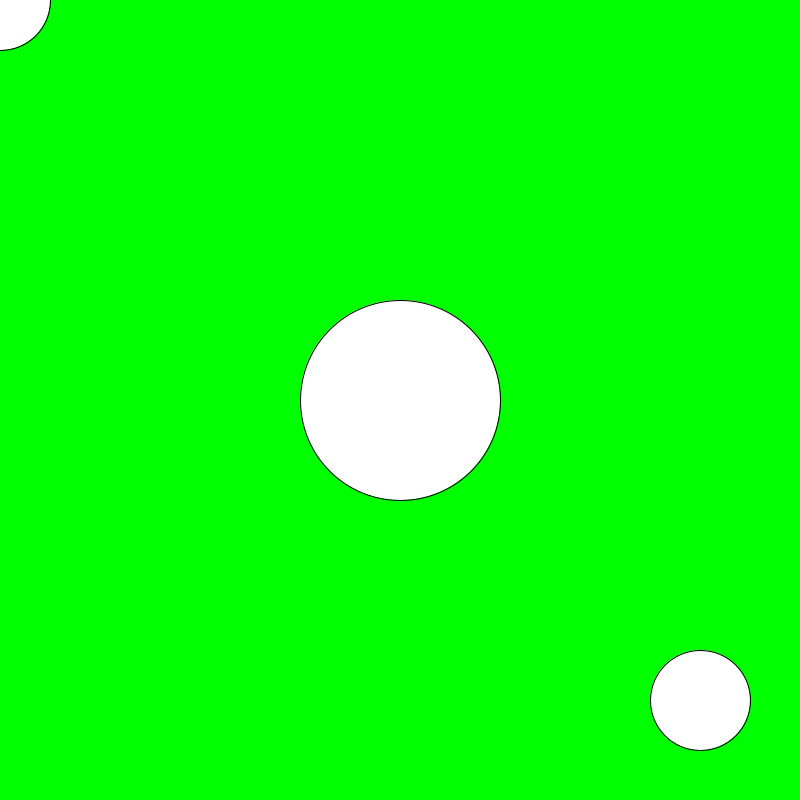
Frame 1 (no input)
Frame 60 (the mouse pressed at the canvas centre just before this capture): identical to frame 1, image omitted
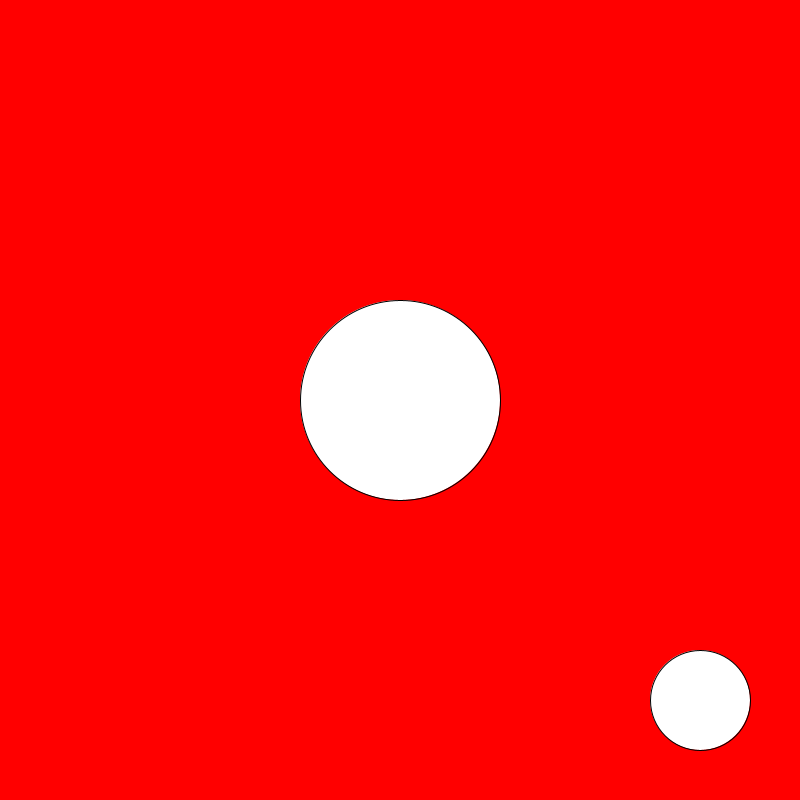
Frame 120 (the mouse held since frame 60 and released just before this capture)

The Processing sketch that drew these frames (run headless with seeded random() and noise(); from frame 60 on, the mouse is pressed at the canvas centre):

// Processing sketch: sketch_8_Circle_Collision_Detection
// ── sketch_8_Circle_Collision_Detection.pde
float ballTwoX = 700; // creats all the variables
float ballTwoY = 700;
float ballThreeX = 400;
float ballThreeY = 400;
float ballOneDiameter = 100;
float ballTwoDiameter = 100;
float ballThreeDiameter = 200;
float distance12;
float distance13;
float distance23;
boolean collision = false;
void setup() {
  size(800, 800);
}

void draw() {
    if (collision == false) { // changes the background if there is a collision
    background(0, 255, 0);
  }
  if (collision == true) {
    background(255, 0, 0);
  }

  distance12 = dist(mouseX, mouseY, ballTwoX, ballTwoY); // measures the distance between each of the circles
  distance13 = dist(mouseX, mouseY, ballThreeX, ballThreeY);
  distance23 = dist(ballTwoX, ballTwoY, ballThreeX, ballThreeY);

  if ((ballOneDiameter + ballTwoDiameter)/2 >= distance12  // if the radius of both circles added together is less than the distance between the two circle centres then a collision is detected 
  || (ballOneDiameter + ballThreeDiameter)/2 >= distance13
  || (ballThreeDiameter + ballTwoDiameter)/2 >= distance23) {
    collision = true;
  } else {
    collision = false;
  }

  ellipse(mouseX, mouseY, ballOneDiameter, ballOneDiameter); // draws the circles onto the canvas
  ellipse(ballTwoX, ballTwoY, ballTwoDiameter, ballTwoDiameter);
  ellipse(ballThreeX, ballThreeY, ballThreeDiameter, ballThreeDiameter);

  if (keyPressed == true) { // controls the movement for one of the three circles
    if (key =='w'||key == 'W') {
      ballThreeY -= 2;
    }
    if (key =='s'||key=='S') {
      ballThreeY += 2;
    }
    if (key=='a'||key=='A') {
      ballThreeX -= 2;
    }
    if (key=='d'||key=='D') {
      ballThreeX += 2;
    }
  }
}
